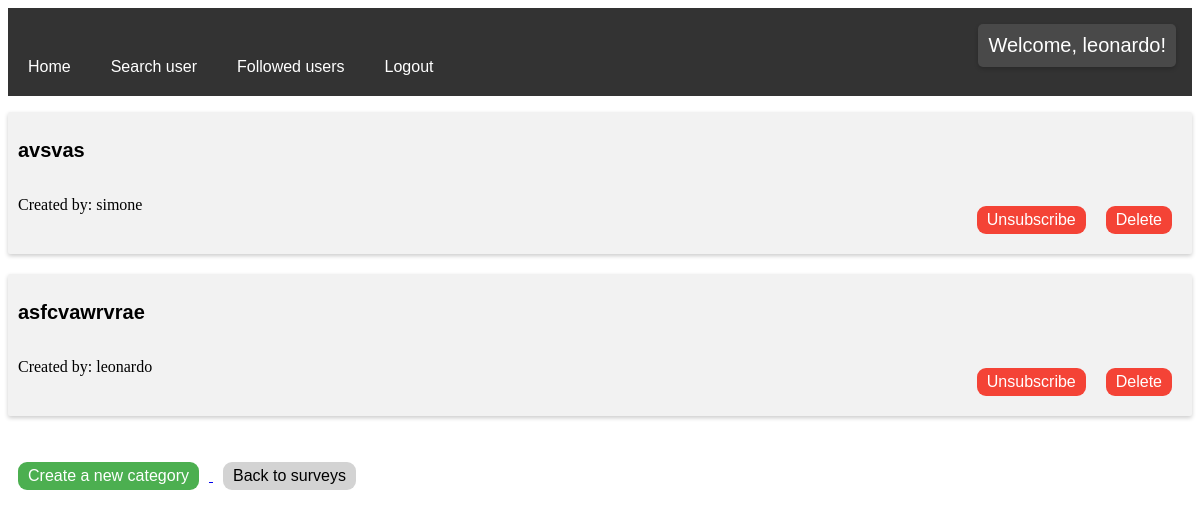
The page /manageCategories/ (signed in) on the database its author committed.
### surveys/models.py (models this page shows, shortened)
class Category(models.Model):
    id = models.AutoField(primary_key=True)
    name = models.CharField(max_length=50)
    user = models.ForeignKey(User, on_delete=models.CASCADE, null=True)

### surveys/views.py (the view)
# urls.py: path('manageCategories/', views.ManageCategories.as_view(), name='manageCategories'),
class ManageCategories(ListView):
    model = Category
    template_name = 'manageCategories.html'
    context_object_name = 'categories'
    def get_context_data(self, *, object_list=None, **kwargs):
        context = super().get_context_data(**kwargs)
        context['subscribed_categories'] = UserCategorySubscription.objects.filter(user=self.request.user).values_list('category', flat=True)
        return context

### templates/manageCategories.html
{% extends 'base.html' %}
{% block content %}
    <ul class="card">
        {% for category in categories %}
            <li>
                <h2> {{ category.name }} </h2>
                <br>
                Created by: {{ category.user }}
                {% if category.user == user or user.is_staff %}
                    <a href="{% url 'deleteCategory' category.id %}">
                        <button class="delete" type="button">Delete</button>
                    </a>
                {% endif %}
                {% if category.id in subscribed_categories %}
                    <a href="{% url 'unsubscribeFromCategory' category.id %}">
                        <button class="unsubscribe" type="button">Unsubscribe</button>
                    </a>
                {% else %}
                    <a href="{% url 'subscribeToCategory' category.id %}">
                        <button class="subscribe" type="button">Subscribe</button>
                    </a>
                {% endif %}
            </li>
        {% endfor %}
    </ul>
    <a href="{% url 'createCategory' %}">
        <button class="new" type="button">Create a new category</button>
    </a>
    <a href="{% url 'index' %}">
        <button class="home" type="button">Back to surveys</button>
    </a>
{% endblock %}

### templates/base.html (shortened to what this page needs)
{% load static %}
<html lang="en">
    <head>
        <link rel="stylesheet" href="{% static 'base.css' %}">
    </head>
    <body>
        <div class="navbar" id="navbar">
            <a href="{% url 'index' %}">Home</a>
            {% if user.is_authenticated %}
                <a href="{% url 'search_user' %}">Search user</a>
                <a href="{% url 'manage_followed_users' %}">Followed users</a>
                <a href="{% url 'logout_user' %}">Logout</a>
                <p class="welcome"> Welcome, {{ user.username }}!</p>
            {% else %}
                <a href="{% url 'login_user' %}">Login</a>
                <a href="{% url 'register_user' %}">Register</a>
            {% endif %}
        </div>
{% block content %}
{% endblock %}
    </body>
</html>

### templates/base.css (style rules this page uses)
.navbar { overflow: hidden; background-color: #333; font-family: Arial, Helvetica, sans-serif; }
.navbar a { float: left; font-size: 16px; color: white; text-align: center; padding: 50px 20px 20px 20px; text-decoration: none; }
.welcome { padding: 10px; border-radius: 5px; margin: 16px; background: #494949; box-shadow: 0 2px 4px 0 rgba(0,0,0,0.2); font-family: Arial, Helvetica, sans-serif; float: right; }
button { background-color: #4CAF50; border: none; color: white; padding: 5px 10px; text-align: center; text-decoration: none; display: inline-block; font-size: 16px; margin: 10px; cursor: pointer; border-radius: 9px; }
button.delete { background-color: #f44336; }
button.home { background-color: lightgray; color: black; }
button.unsubscribe { background-color: #f44336; }
p.welcome { font-size: 20px; color: white; font-family: Arial, Helvetica, sans-serif; }
ul.card { display: flex; flex-direction: column; justify-content: space-between; padding: 0; }
ul.card li { list-style-type: none; padding: 10px; background-color: #f2f2f2; border-radius: 2px; box-shadow: 0 2px 4px 0 rgba(0,0,0,0.2); margin-bottom: 20px; }
ul.card li button { float: right; }
h2 { font-family: Arial, Helvetica, sans-serif; font-size: 20px; color: black; }

### rows shown on the page
Category: name "avsvas", user "simone", shows "Delete", shows "Unsubscribe"
Category: name "asfcvawrvrae", user "leonardo", shows "Delete", shows "Unsubscribe"

### other values the page prints
{{ user.username }} "leonardo"
